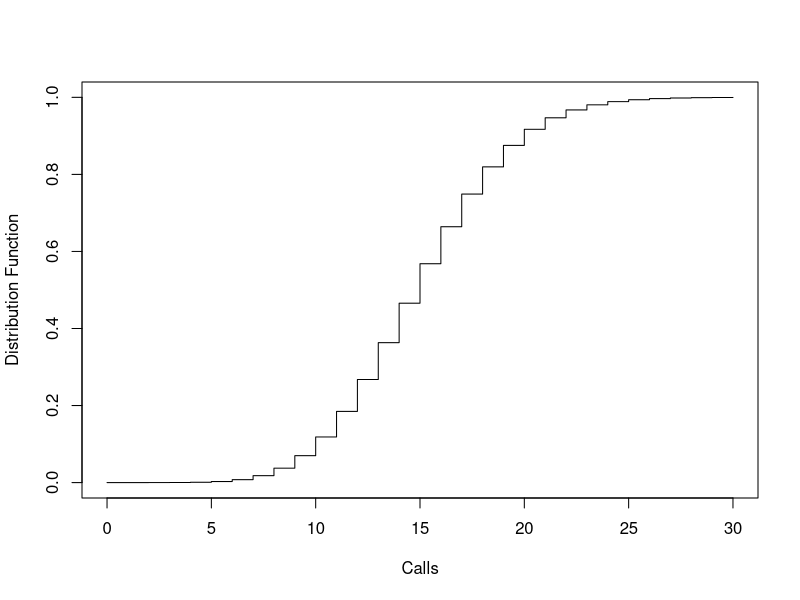
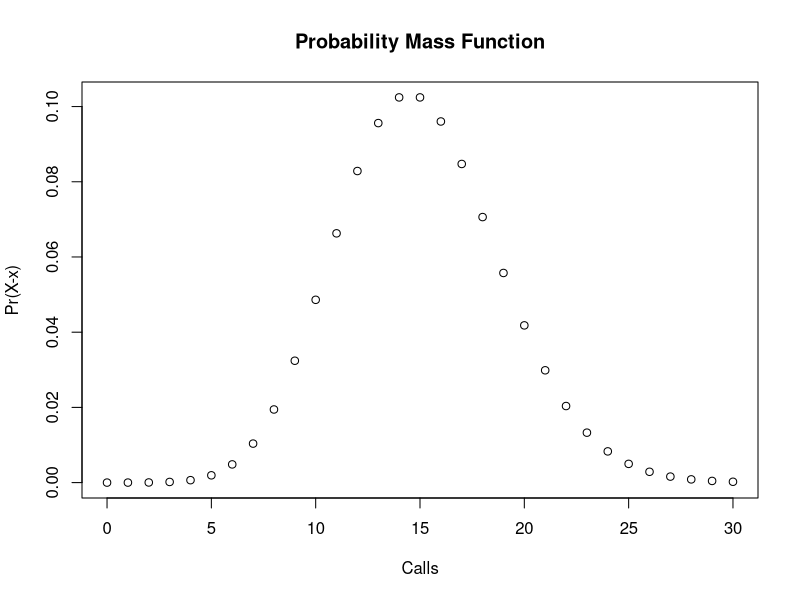
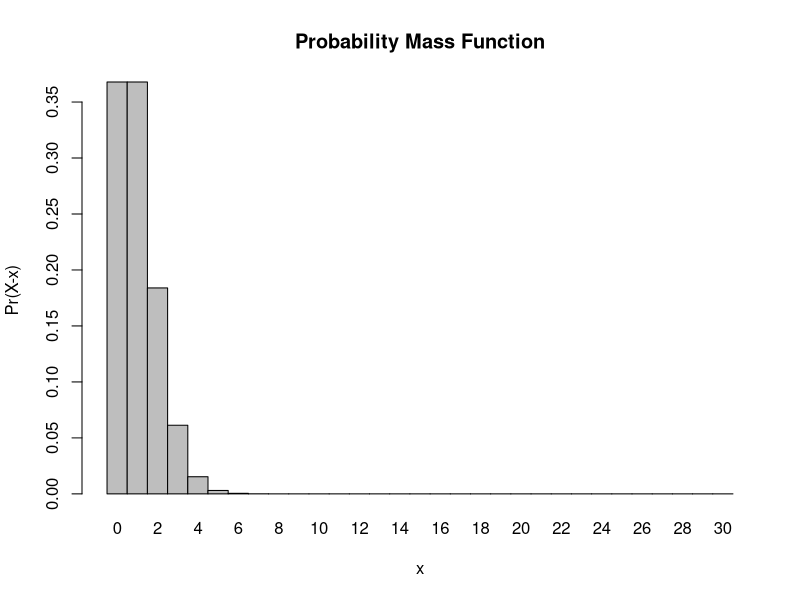
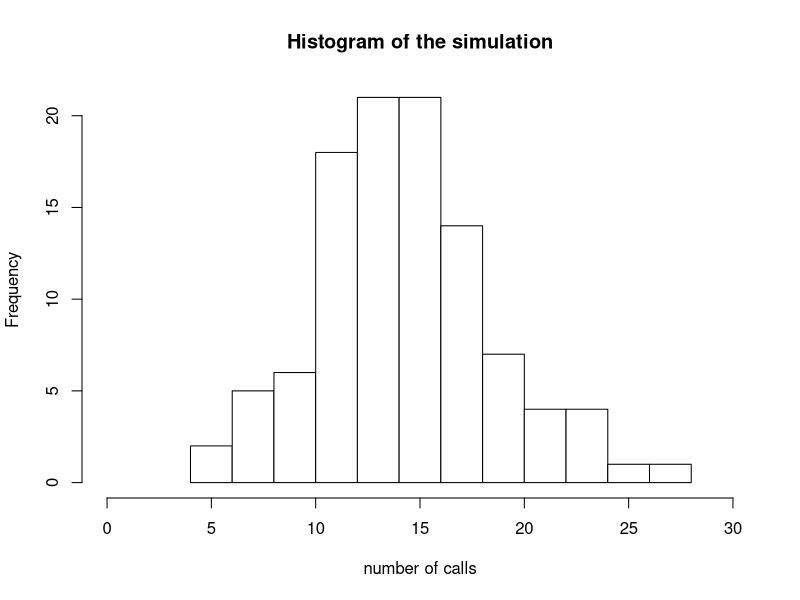

Write R code to recreate these figures, in order.
## ---- chunk 1
knitr::opts_chunk$set(echo = TRUE)
## ---- chunk 2
ppois (8, lambda = 15, lower.tail = FALSE)
## ---- chunk 3
dpois(x=0, lambda = 15)
## ---- chunk 4
dpois(x=3, lambda =15)
## ---- chunk 5
rv <- 0:30
fs <- ppois (rv, lambda =15)
plot (rv, fs, type ="s", xlab = "Calls", ylab = "Distribution Function")
## ---- chunk 6
ys <- 0:30
fs <- dpois (ys,lambda = 15)
plot(ys, fs, xlab = "Calls", ylab = "Pr(X-x)", main = "Probability Mass Function")
## ---- chunk 7
x <- 0:30
l = 15
probset<- dpois (x=x,lambda = 1)
barplot(probset,names.arg=x,space = 0,xlab = "x", ylab="Pr(X-x)", main="Probability Mass Function")
## ---- chunk 8
sim <-rpois(104, lambda = 15)
sim
summary(sim)
## ---- chunk 9
hist(sim, xlim = c(0,30), main = "Histogram of the simulation", col = "white", xlab = "number of calls")
